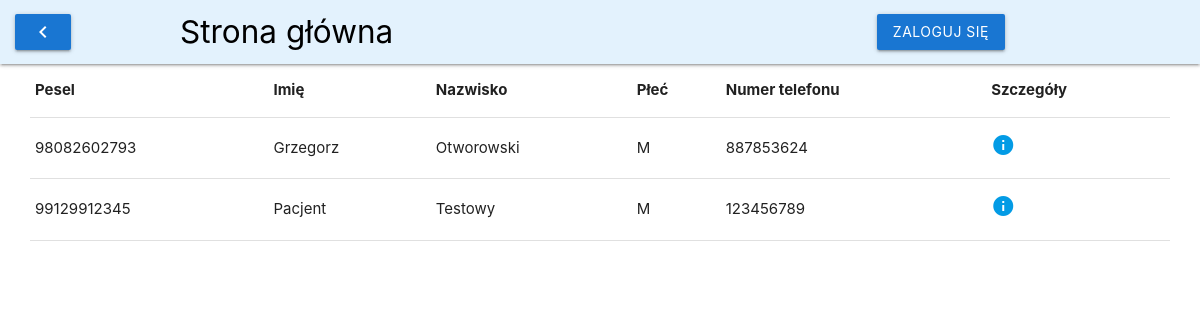
The page /list/ on the database as committed earlier.
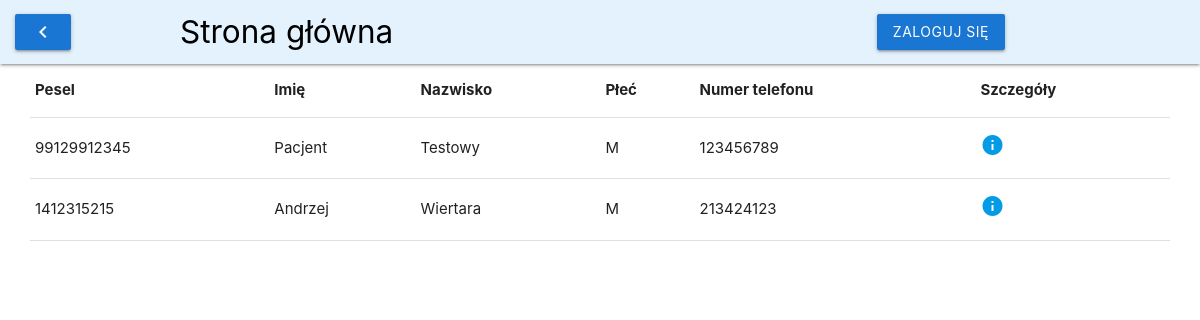
The same page on the database as committed later.
### pacjenci/models.py (models this page shows, shortened)
class Patient(models.Model):
    class Meta:
        verbose_name_plural = "Patients"
    SEX_CHOICES = (
        ('M', 'Male'),
        ('F', 'Female')
    )
    pesel = models.CharField(max_length=11, primary_key=True)
    first_name = models.CharField(max_length=20)
    surname = models.CharField(max_length=30)
    birthdate = models.DateField()
    sex = models.CharField(max_length=1, choices=SEX_CHOICES)
    phone_no = models.CharField(max_length=15, blank=True)
    street_name = models.CharField(max_length=20, blank=True)
    house_no = models.IntegerField(blank=True)
    flat_no = models.IntegerField(blank=True)
    postal_code = models.CharField(max_length=6, blank=True)
    city = models.CharField(max_length=20, blank=True)
    description = models.TextField(blank=True)
    dicom_location = models.TextField(blank=True)

### pacjenci/views.py (the view)
# urls.py: path('list/', patient_list, name='patient_list'),
def patient_list(request):
    patients = Patient.objects.all()
    data = {
        'patients' : patients
    }
    return render(request, 'patient_list.html', data)

### pacjenci/templates/patient_list.html
{% extends 'main.html' %}
{% block patient %}
<table class="highlight">
    <thead>
        <tr>
            <th>Pesel</th>
            <th>Imię</th>
            <th>Nazwisko</th>
            <th>Płeć</th>
            <th>Numer telefonu</th>
            <th>Szczegóły</th>
        </tr>
    </thead>
    <tbody>
        {% for patient in patients %}
        <tr>
            <td>{{patient.pesel}}</td>
            <td>{{patient.first_name}}</td>
            <td>{{patient.surname}}</td>
            <td>{{patient.sex}}</td>
            <td>{{patient.phone_no}}</td>
            <td> <a href="/patient/{{patient.pesel}}/"><i class="material-icons">info</i></a></td>
        </tr>
        {% endfor %}
    </tbody>
</table>
{% endblock patient %}

### pacjenci/templates/main.html (shortened to what this page needs)
<!DOCTYPE html>
<head>
    <link rel="stylesheet" href="https://cdnjs.cloudflare.com/ajax/libs/materialize/1.0.0/css/materialize.min.css">
    {% load static %}
    <link rel="stylesheet" href="{% static 'timeline.css' %}" type="text/css">
</head>
<body>
    <nav>
        <div class="nav-wrapper blue lighten-5">
            <ul class="left">
                <li><a class="waves-effect waves-light btn blue darken-2" onclick="goBack()"><i
                            class="material-icons">chevron_left</i></a></li>
            </ul>
            <div class="container">
                <a href="/list/" class="left brand-logo black-text">Strona główna</a>
                <ul class="right">
                    <li><a href="/admin/" class="waves-effect waves-light btn blue darken-2">Zaloguj się</a></li>
                </ul>
            </div>
        </div>
    </nav>
    <div class="custom-container">
        {% block patient %} {% endblock patient %}
    </div>
</body>

### pacjenci/static/timeline.css (style rules this page uses)
.custom-container { margin: 0 auto; width: 95%; }

Rows that differ between the two databases and show on the page:
removed Patient: pesel "98082602793", first_name "Grzegorz", surname "Otworowski", sex "M", phone_no "887853624"
added Patient: pesel "1412315215", first_name "Andrzej", surname "Wiertara", sex "M", phone_no "213424123"
